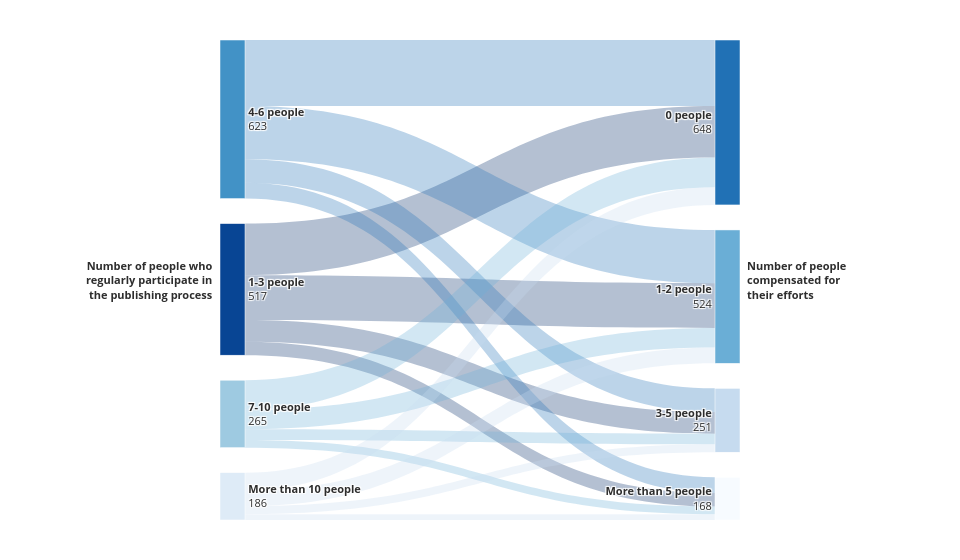

The notebook cell this image was saved under:
### Code cell
import plotly.graph_objects as go

left_labels  = ['1-3', '4-6', '7-10', 'More than 10']
right_labels = ['0', '1-2', '3-5', 'More than 5']

flows = [
    (0, 4, 203), (0, 5, 176), (0, 6,  85), (0, 7,  53),
    (1, 4, 259), (1, 5, 209), (1, 6,  93), (1, 7,  62),
    (2, 4, 116), (2, 5,  77), (2, 6,  42), (2, 7,  30),
    (3, 4,  70), (3, 5,  62), (3, 6,  31), (3, 7,  23),
]

sources = [f[0] for f in flows]
targets = [f[1] for f in flows]
values  = [f[2] for f in flows]

# --- Consistent blues palette for both sides ---
node_colors = [
    COLORS['palette'][0],  # 1-3
    COLORS['palette'][2],  # 4-6
    COLORS['palette'][4],  # 7-10
    COLORS['palette'][6],  # More than 10
    COLORS['palette'][1],  # 0
    COLORS['palette'][3],  # 1-2
    COLORS['palette'][5],  # 3-5
    COLORS['palette'][7],  # More than 5
]

# Link colours inherit from source node
link_color_map = {
    0: 'rgba(8,   48,  107, 0.3)',
    1: 'rgba(33,  113, 181, 0.3)',
    2: 'rgba(107, 174, 214, 0.3)',
    3: 'rgba(198, 219, 239, 0.3)',
}
link_colors = [link_color_map[s] for s in sources]

# --- Totals for labels ---
left_totals_map  = dict(zip(left_labels,
                            [sum(values[i*4:(i+1)*4]) for i in range(4)]))
right_totals_map = dict(zip(right_labels,
                            [sum(v for s, t, v in flows if t == ti+4)
                             for ti in range(4)]))

# --- Labels: bold category + plain count on separate line ---
# Plotly Sankey uses <br> for line breaks in node labels
left_display  = [f'<b>{l} people</b><br>{left_totals_map[l]}'
                 for l in left_labels]
right_display = [f'<b>{r} people</b><br>{right_totals_map[r]}'
                 for r in right_labels]
display_labels = left_display + right_display

fig = go.Figure(go.Sankey(
    arrangement='snap',
    node=dict(
        pad=25,
        thickness=25,
        label=display_labels,
        color=node_colors,
        line=dict(color='white', width=0.5),
    ),
    link=dict(
        source=sources,
        target=targets,
        value=values,
        color=link_colors,
    )
))

fig.update_layout(
    # No title — axis labels handled via annotations below
    paper_bgcolor='white',
    width=960,
    height=560,
    margin=dict(l=220, r=220, t=40, b=40),  # wide margins for side annotations
    font=dict(size=11, color='#2d2d2d'),
    annotations=[
        # LHS axis label
        dict(
            x=-0.01, y=0.5,
            xref='paper', yref='paper',
            text='<b>Number of people who<br>regularly participate in<br>the publishing process</b>',
            showarrow=False,
            font=dict(size=11, color='#2d2d2d'),
            align='right',
            xanchor='right',
        ),
        # RHS axis label
        dict(
            x=1.01, y=0.5,
            xref='paper', yref='paper',
            text='<b>Number of people<br>compensated for<br>their efforts</b>',
            showarrow=False,
            font=dict(size=11, color='#2d2d2d'),
            align='left',
            xanchor='left',
        ),
    ]
)

fig.show()
fig.write_image('sankey.png', width=960, height=560, scale=2)

### Figure 1 — Plotly figure (JSON) as saved in the notebook; plotly's stock layout.template omitted (floating-point values rounded to 4 significant figures)
{"data": [{"arrangement": "snap", "link": {"color": ["rgba(8,   48,  107, 0.3)", "rgba(8,   48,  107, 0.3)", "rgba(8,   48,  107, 0.3)", "rgba(8,   48,  107, 0.3)", "rgba(33,  113, 181, 0.3)", "rgba(33,  113, 181, 0.3)", "rgba(33,  113, 181, 0.3)", "rgba(33,  113, 181, 0.3)", "rgba(107, 174, 214, 0.3)", "rgba(107, 174, 214, 0.3)", "rgba(107, 174, 214, 0.3)", "rgba(107, 174, 214, 0.3)", "rgba(198, 219, 239, 0.3)", "rgba(198, 219, 239, 0.3)", "rgba(198, 219, 239, 0.3)", "rgba(198, 219, 239, 0.3)"], "source": [0, 0, 0, 0, 1, 1, 1, 1, 2, 2, 2, 2, 3, 3, 3, 3], "target": [4, 5, 6, 7, 4, 5, 6, 7, 4, 5, 6, 7, 4, 5, 6, 7], "value": [203, 176, 85, 53, 259, 209, 93, 62, 116, 77, 42, 30, 70, 62, 31, 23]}, "node": {"color": ["#084594", "#4292c6", "#9ecae1", "#deebf7", "#2171b5", "#6aaed6", "#c6dbef", "#f7fbff"], "label": ["<b>1-3 people</b><br>517", "<b>4-6 people</b><br>623", "<b>7-10 people</b><br>265", "<b>More than 10 people</b><br>186", "<b>0 people</b><br>648", "<b>1-2 people</b><br>524", "<b>3-5 people</b><br>251", "<b>More than 5 people</b><br>168"], "line": {"color": "white", "width": 0.5}, "pad": 25, "thickness": 25}, "type": "sankey"}], "layout": {"annotations": [{"align": "right", "font": {"color": "#2d2d2d", "size": 11}, "showarrow": false, "text": "<b>Number of people who<br>regularly participate in<br>the publishing process</b>", "x": -0.01, "xanchor": "right", "xref": "paper", "y": 0.5, "yref": "paper"}, {"align": "left", "font": {"color": "#2d2d2d", "size": 11}, "showarrow": false, "text": "<b>Number of people<br>compensated for<br>their efforts</b>", "x": 1.01, "xanchor": "left", "xref": "paper", "y": 0.5, "yref": "paper"}], "font": {"color": "#2d2d2d", "size": 11}, "height": 560, "margin": {"b": 40, "l": 220, "r": 220, "t": 40}, "paper_bgcolor": "white", "width": 960}}
